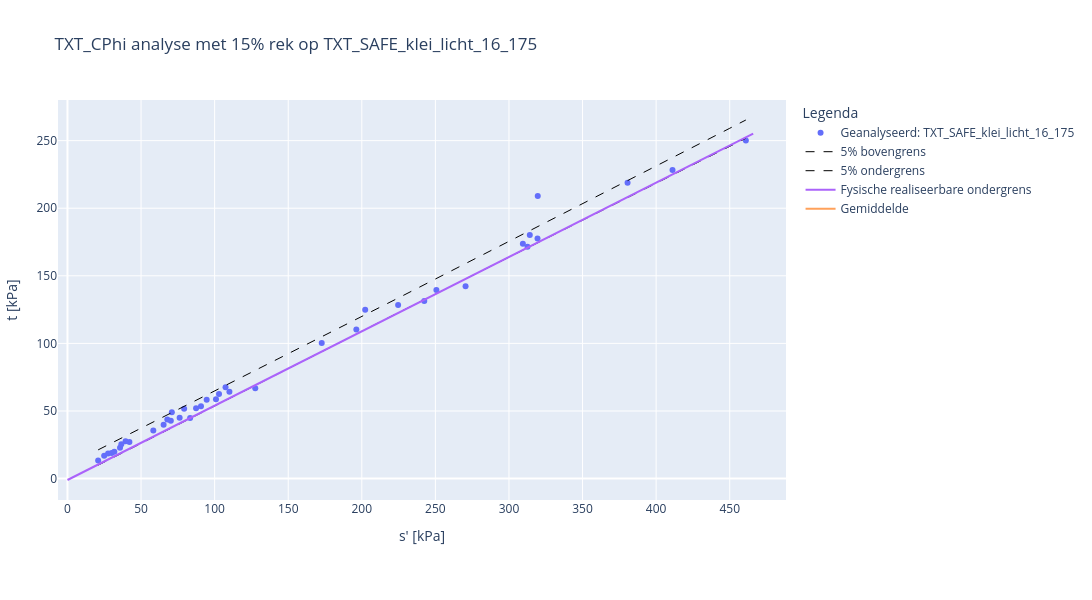

The notebook cell this image was saved under:
### Code cell
#voer C-phi analyse uit met invoer
analyse = CPhiAnalyse(dbase=dbase, investigation_groups=[dropdown_verzameling_txt.value], effective_stress= dropdown_rekpercentage.value,
                      analysis_type='TXT_CPhi')

analyse.apply_parameters(cohesie_gem = PV_A1_COH_GEM_handmatig)
analyse.apply_parameters(phi_kar = PV_A2_PHI_KAR_handmatig)
analyse.apply_parameters(cohesie_kar = PV_A1_COH_KAR_handmatig)
analyse.apply_settings(material_factor_cohesion = PV_PARTCOH) 
analyse.apply_settings(material_factor_tan_phi = PV_PARTPHI) 

analyse.apply_settings(alpha = PV_TYPEVERZAMELING)


#Voer analyse uit
analyse._run()


#Toon resultaten figuur en tabel met cohesie en hoek van inwendige wrijving

analyse.show_figure()
analyse.print_short_results()

### Figure 1 — Plotly figure (JSON) as saved in the notebook; plotly's stock layout.template omitted (floating-point values rounded to 4 significant figures)
{"data": [{"hoverinfo": "text", "mode": "markers", "name": "Geanalyseerd: TXT_SAFE_klei_licht_16_175", "text": ["1201.0_AW208.+124_B_BIK_M017-a", "1224.0_AW215.+116_B_BIK_M011-a", "1277.0_AW216.+198_B_BIK_M027-b", "1400.0_AW299.+003_B_BIT_M012-a", "1502.0_VY021.+018_B_BUK_M018-a", "1511.0_VY021.+018_B_BUK_M024-a", "1574.0_AW298.+178_B_BIK_14-b", "1623.0_VY010.+135_B_BIK_26", "1624.0_VY010.+135_B_BIK_27", "1688.0_VY021.+019_B_BIT_19", "1743.0_VY053.+108_B_BUK_21", "1744.0_VY053.+108_B_BUK_22", "1767.0_VY093.+135_B_BUK_17", "1784.0_VY093.+142_B_AL_7", "1787.0_VY093.+142_B_AL_9-b", "2238.0_VY004.+186_B_MBIB_mo-14a", "2450.0_VY050.+179_B_BIK_mo-23a", "2472.0_VY050.+179_B_BIT_mo-15a", "2529.0_VY050.+179_B_MBIB_mo-22a", "2537.0_VY059.+001_B_BIT_mo-07a", "2555.0_VY059.+002_B_BIK_mo-18a", "2690.0_VY079.+066_B_AL_mo-05a", "2691.0_VY079.+066_B_AL_mo-06a", "2746.0_VY079.+091_B_BIK_mo-18a", "2756.0_VY079.+091_B_BIT_mo-03a", "2976.0_VY022.+188_B_BIT_M014-b", "2982.0_VY022.+188_B_BIT_M018-a", "3152.0_VY032.+004_B_BIT_M008-a", "3176.0_VY032.+003_B_AL_M007-a", "3182.0_VY032.+003_B_AL_M012-a", "3743.0_AW207.+162_B_BIK_mo-22", "3824.0_AW213.+167_B_BIK_mo-32", "3859.0_AW213.+167_B_BIT_mo-31", "3911.0_AW217.+083_B_AL_mo-22", "3952.0_AW217.+084_B_BIK_mo-34", "3978.0_AW217.+084_B_BIT_mo-21", "3991.0_AW217.+084_B_BIT_mo-34", "4004.0_AW230.+080_B_AL_mo-06", "4072.0_AW230.+082_B_BIT_mo-13", "4199.0_AW240.+027_B_BIK_mo-15"], "type": "scatter", "x": [103.0, 196.3, 94.59, 35.7, 90.71, 172.8, 79.28, 107.4, 202.3, 58.33, 312.6, 127.6, 100.9, 24.93, 70.91, 319.5, 87.39, 42.08, 65.33, 250.7, 461.0, 76.21, 27.59, 242.4, 29.98, 67.84, 31.84, 39.47, 36.58, 83.33, 380.6, 270.5, 309.4, 110.0, 411.1, 319.4, 314.1, 20.84, 70.23, 224.7], "y": [62.56, 110.2, 58.31, 22.88, 53.42, 100.3, 51.57, 67.56, 124.9, 35.63, 171.5, 66.86, 58.73, 16.92, 49.13, 209.1, 51.99, 27.08, 39.83, 139.5, 250.1, 44.91, 18.59, 131.4, 18.98, 43.64, 19.78, 27.63, 25.38, 44.76, 218.8, 142.3, 173.7, 64.23, 228.2, 177.6, 180.1, 13.34, 42.73, 128.5]}, {"line": {"color": "black", "dash": "dash", "width": 1}, "mode": "lines", "name": "5% bovengrens", "type": "scatter", "x": [20.84, 32.13, 43.41, 54.7, 65.98, 77.27, 88.55, 99.84, 111.1, 122.4, 133.7, 145.0, 156.3, 167.5, 178.8, 190.1, 201.4, 212.7, 224.0, 235.3, 246.5, 257.8, 269.1, 280.4, 291.7, 303.0, 314.3, 325.5, 336.8, 348.1, 359.4, 370.7, 382.0, 393.2, 404.5, 415.8, 427.1, 438.4, 449.7, 461.0], "y": [21.22, 27.41, 33.6, 39.79, 45.98, 52.18, 58.39, 64.6, 70.81, 77.02, 83.24, 89.47, 95.7, 101.9, 108.2, 114.4, 120.7, 126.9, 133.2, 139.4, 145.7, 151.9, 158.2, 164.5, 170.8, 177.0, 183.3, 189.6, 195.9, 202.2, 208.5, 214.8, 221.1, 227.4, 233.7, 240.0, 246.3, 252.6, 259.0, 265.3]}, {"line": {"color": "black", "dash": "dash", "width": 1}, "mode": "lines", "name": "5% ondergrens", "type": "scatter", "x": [20.84, 32.13, 43.41, 54.7, 65.98, 77.27, 88.55, 99.84, 111.1, 122.4, 133.7, 145.0, 156.3, 167.5, 178.8, 190.1, 201.4, 212.7, 224.0, 235.3, 246.5, 257.8, 269.1, 280.4, 291.7, 303.0, 314.3, 325.5, 336.8, 348.1, 359.4, 370.7, 382.0, 393.2, 404.5, 415.8, 427.1, 438.4, 449.7, 461.0], "y": [9.902, 16.18, 22.45, 28.71, 34.97, 41.23, 47.49, 53.74, 59.98, 66.22, 72.46, 78.7, 84.93, 91.15, 97.37, 103.6, 109.8, 116.0, 122.2, 128.4, 134.6, 140.8, 147.0, 153.2, 159.4, 165.5, 171.7, 177.9, 184.1, 190.2, 196.4, 202.5, 208.7, 214.8, 221.0, 227.1, 233.3, 239.4, 245.6, 251.7]}, {"mode": "lines", "name": "Fysische realiseerbare ondergrens", "type": "scatter", "x": [0, 466.0], "y": [-1.066, 255.2]}, {"mode": "lines", "name": "Gemiddelde", "type": "scatter", "x": [25.84, 466.0], "y": [[18.32], [261.3]]}], "layout": {"height": 600, "legend": {"title": {"text": "Legenda"}}, "margin": {"b": 100, "l": 50, "r": 50, "t": 100}, "title": {"text": "TXT_CPhi analyse met 15% rek op TXT_SAFE_klei_licht_16_175"}, "width": 1200, "xaxis": {"title": {"text": "s' [kPa]"}}, "yaxis": {"title": {"text": "t [kPa]"}}}}
